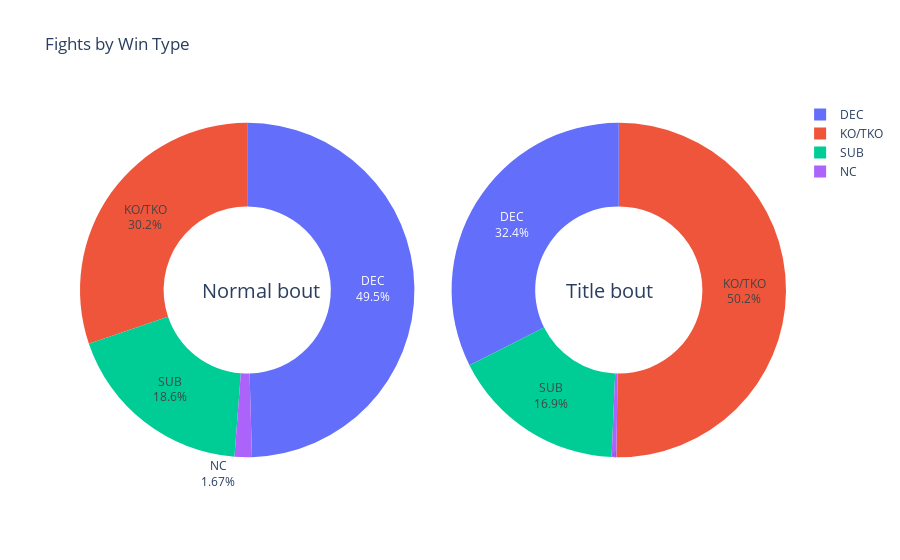

The notebook cell this image was saved under:
### Markdown cell above
## Now lets check which of this corresponds to title bouts and which to normal bouts

### Code cell
fight_outcomes = df['winby'].unique().tolist()

all_fights = {3: {}, 5: {}}

# calculate outcomes by # max rounds
for num_max_rounds in [3, 5]:
    for outcome in fight_outcomes:
        fights_by_round_and_outcome = df['Last_round'][(df['Max_round'] == num_max_rounds) & (df['winby'] == outcome)].size
        if outcome in all_fights[num_max_rounds]:
            all_fights[num_max_rounds][outcome] += fights_by_round_and_outcome
        else:
            all_fights[num_max_rounds][outcome] = fights_by_round_and_outcome
        
all_3round = sum(all_fights[3].values())
all_5round = sum(all_fights[5].values())

fig = {
  "data": [
    {
      "values": list(all_fights[3].values()),
      "labels": list(all_fights[3].keys()),
      "text": list(all_fights[3].keys()),
      "domain": {"column": 0},
      "name": "Normal bout",
      "hoverinfo":"label+percent+value",
      "hole": .5,
      "type": "pie"
    },
    {
      "values": list(all_fights[5].values()),
      "labels": list(all_fights[5].keys()),
      "text": list(all_fights[5].keys()),
      "textposition":"inside",
      "domain": {"column": 1},
      "name": "Title bout",
      "hoverinfo":"label+percent+value",
      "hole": .5,
      "type": "pie"
    }],
  "layout": {
        "title":"Fights by Win Type",
        "grid": {"rows": 1, "columns": 2},
        "annotations": [
            {
                "font": {
                    "size": 20
                },
                "showarrow": False,
                "text": "Normal bout",
                "x": 0.17,
                "y": 0.50
            },            
            {
                "font": {
                    "size": 20
                },
                "showarrow": False,
                "text": "Title bout",
                "x": 0.815,
                "y": 0.50
            },
            
        ]
    }
}
iplot(fig, filename='winby fight tyoe')

### Figure 1 — Plotly figure (JSON) as saved in the notebook; plotly's stock layout.template omitted (floating-point values rounded to 4 significant figures)
{"data": [{"domain": {"column": 0}, "hole": 0.5, "hoverinfo": "label+percent+value", "labels": ["DEC", "KO/TKO", "SUB", "NC"], "name": "Normal bout", "text": ["DEC", "KO/TKO", "SUB", "NC"], "type": "pie", "values": [1040, 634, 390, 35]}, {"domain": {"column": 1}, "hole": 0.5, "hoverinfo": "label+percent+value", "labels": ["DEC", "KO/TKO", "SUB", "NC"], "name": "Title bout", "text": ["DEC", "KO/TKO", "SUB", "NC"], "textposition": "inside", "type": "pie", "values": [71, 110, 37, 1]}], "layout": {"annotations": [{"font": {"size": 20}, "showarrow": false, "text": "Normal bout", "x": 0.17, "y": 0.5}, {"font": {"size": 20}, "showarrow": false, "text": "Title bout", "x": 0.815, "y": 0.5}], "autosize": true, "grid": {"columns": 2, "rows": 1}, "title": {"text": "Fights by Win Type"}}}
